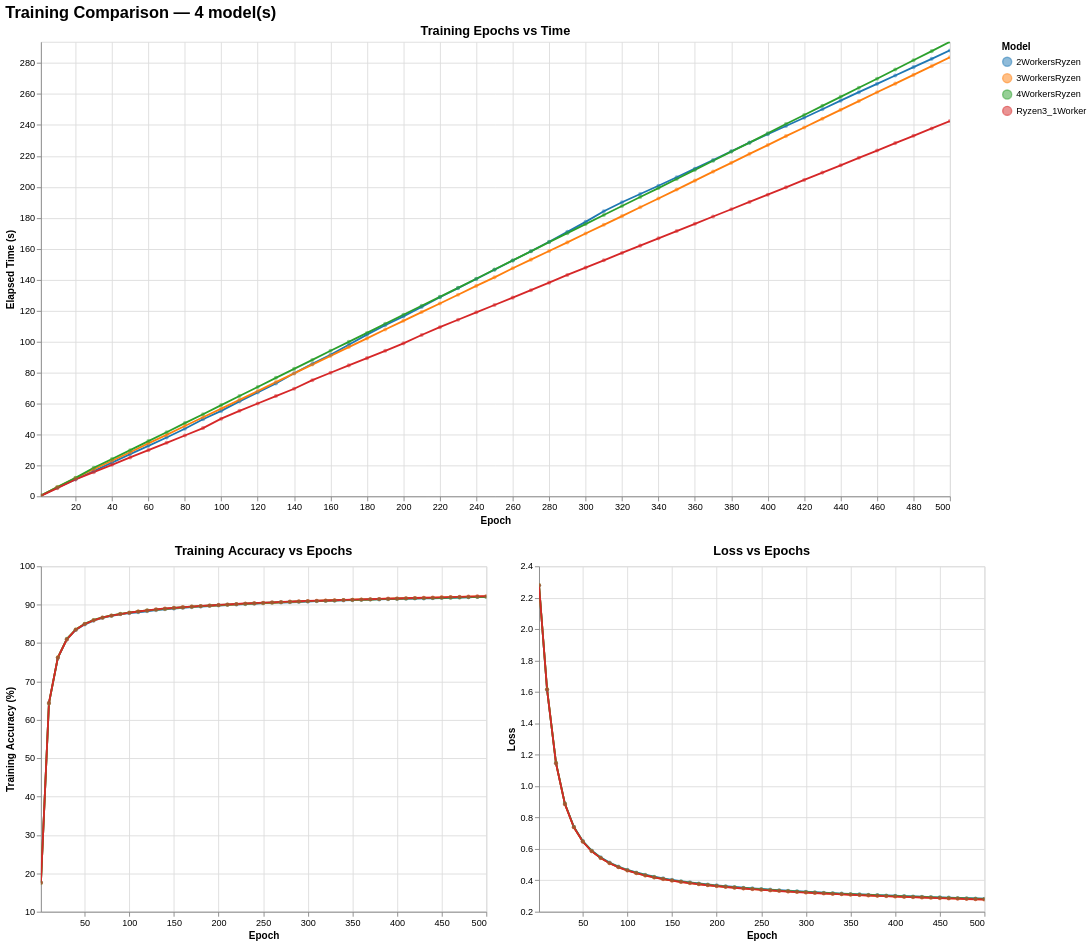

This figure's notebook cell:
### Markdown cell above
### Y si se corre en un solo computador con varios workers ?

<img src="../Images/image.png">

### Code cell
main("../stats/MNIST/Monolitic")

### Figure 1 — Vega-Lite specification as saved in the notebook (floating-point values rounded to 4 significant figures; data arrays with more than 128 entries replaced by an {"elided": "..."} marker saying what was removed)
{"config": {"view": {"continuousWidth": 300, "continuousHeight": 300}}, "vconcat": [{"mark": {"type": "line", "point": {"opacity": 0.5, "size": 20}}, "encoding": {"color": {"field": "model", "legend": {"orient": "right", "title": "Model"}, "scale": {"scheme": "category10"}, "type": "nominal"}, "tooltip": [{"field": "model", "title": "Model", "type": "nominal"}, {"field": "epoch", "title": "Epoch", "type": "quantitative"}, {"field": "time_s", "format": ".2f", "title": "Time (s)", "type": "quantitative"}, {"field": "acc_train", "format": ".2f", "title": "Train Acc (%)", "type": "quantitative"}], "x": {"field": "epoch", "scale": {"nice": false, "zero": false}, "title": "Epoch", "type": "quantitative"}, "y": {"field": "time_s", "scale": {"nice": false}, "title": "Elapsed Time (s)", "type": "quantitative"}}, "height": 500, "name": "view_f7dadc717b28848b_0", "title": {"text": "Training Epochs vs Time", "fontSize": 14}, "width": 1000}, {"hconcat": [{"mark": {"type": "line", "point": {"opacity": 0.5, "size": 20}}, "encoding": {"color": {"field": "model", "legend": {"orient": "right", "title": "Model"}, "scale": {"scheme": "category10"}, "type": "nominal"}, "tooltip": [{"field": "model", "title": "Model", "type": "nominal"}, {"field": "epoch", "title": "Epoch", "type": "quantitative"}, {"field": "acc_train", "format": ".2f", "title": "Train Acc (%)", "type": "quantitative"}, {"field": "loss", "format": ".4f", "title": "Loss", "type": "quantitative"}], "x": {"field": "epoch", "scale": {"nice": false}, "title": "Epoch", "type": "quantitative"}, "y": {"field": "acc_train", "scale": {"zero": false}, "title": "Training Accuracy (%)", "type": "quantitative"}}, "height": 380, "name": "view_d3e7178f86e2a9ea_0", "title": {"text": "Training Accuracy vs Epochs", "fontSize": 14}, "width": 490}, {"mark": {"type": "line", "point": {"opacity": 0.5, "size": 20}}, "encoding": {"color": {"field": "model", "legend": {"orient": "right", "title": "Model"}, "scale": {"scheme": "category10"}, "type": "nominal"}, "tooltip": [{"field": "model", "title": "Model", "type": "nominal"}, {"field": "epoch", "title": "Epoch", "type": "quantitative"}, {"field": "acc_train", "format": ".2f", "title": "Train Acc (%)", "type": "quantitative"}, {"field": "loss", "format": ".4f", "title": "Loss", "type": "quantitative"}], "x": {"field": "epoch", "scale": {"nice": false}, "title": "Epoch", "type": "quantitative"}, "y": {"field": "loss", "scale": {"zero": false}, "title": "Loss", "type": "quantitative"}}, "height": 380, "name": "view_542fec15cbca7539_1", "title": {"text": "Loss vs Epochs", "fontSize": 14}, "width": 490}], "resolve": {"scale": {"color": "shared", "y": "independent"}}}], "data": {"name": "data-dd762c7711f386f7f5f8a997e0ac6f9f"}, "params": [{"name": "zoom_epoch_time", "select": {"type": "interval"}, "bind": "scales", "views": ["view_f7dadc717b28848b_0"]}, {"name": "zoom_acc_epoch", "select": {"type": "interval"}, "bind": "scales", "views": ["view_d3e7178f86e2a9ea_0"]}, {"name": "zoom_loss_epoch", "select": {"type": "interval"}, "bind": "scales", "views": ["view_542fec15cbca7539_1"]}], "resolve": {"scale": {"color": "shared"}}, "title": {"text": "Training Comparison — 4 model(s)", "fontSize": 18}, "$schema": "https://vega.github.io/schema/vega-lite/v6.1.0.json", "datasets": {"data-dd762c7711f386f7f5f8a997e0ac6f9f": {"elided": "204 records"}}}
